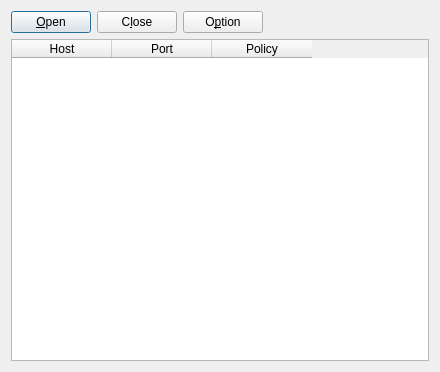
<?xml version="1.0" encoding="UTF-8"?>
<ui version="4.0">
 <class>MainDlg</class>
 <widget class="QDialog" name="MainDlg">
  <property name="geometry">
   <rect>
    <x>0</x>
    <y>0</y>
    <width>440</width>
    <height>372</height>
   </rect>
  </property>
  <property name="windowTitle">
   <string/>
  </property>
  <property name="windowIcon">
   <iconset resource="su.qrc">
    <normaloff>:/su.ico</normaloff>:/su.ico</iconset>
  </property>
  <layout class="QGridLayout" name="gridLayout">
   <item row="0" column="0">
    <layout class="QHBoxLayout" name="horizontalLayout">
     <item>
      <widget class="QPushButton" name="btnOpen">
       <property name="text">
        <string>&amp;Open</string>
       </property>
      </widget>
     </item>
     <item>
      <widget class="QPushButton" name="btnClose">
       <property name="text">
        <string>C&amp;lose</string>
       </property>
      </widget>
     </item>
     <item>
      <widget class="QPushButton" name="btnOption">
       <property name="text">
        <string>O&amp;ption</string>
       </property>
      </widget>
     </item>
     <item>
      <spacer name="horizontalSpacer">
       <property name="orientation">
        <enum>Qt::Horizontal</enum>
       </property>
       <property name="sizeHint" stdset="0">
        <size>
         <width>40</width>
         <height>20</height>
        </size>
       </property>
      </spacer>
     </item>
    </layout>
   </item>
   <item row="1" column="0">
    <widget class="QTableWidget" name="tableWidget">
     <column>
      <property name="text">
       <string>Host</string>
      </property>
     </column>
     <column>
      <property name="text">
       <string>Port</string>
      </property>
     </column>
     <column>
      <property name="text">
       <string>Policy</string>
      </property>
     </column>
    </widget>
   </item>
  </layout>
 </widget>
 <layoutdefault spacing="6" margin="11"/>
 <resources>
  <include location="su.qrc"/>
 </resources>
 <connections/>
</ui>
